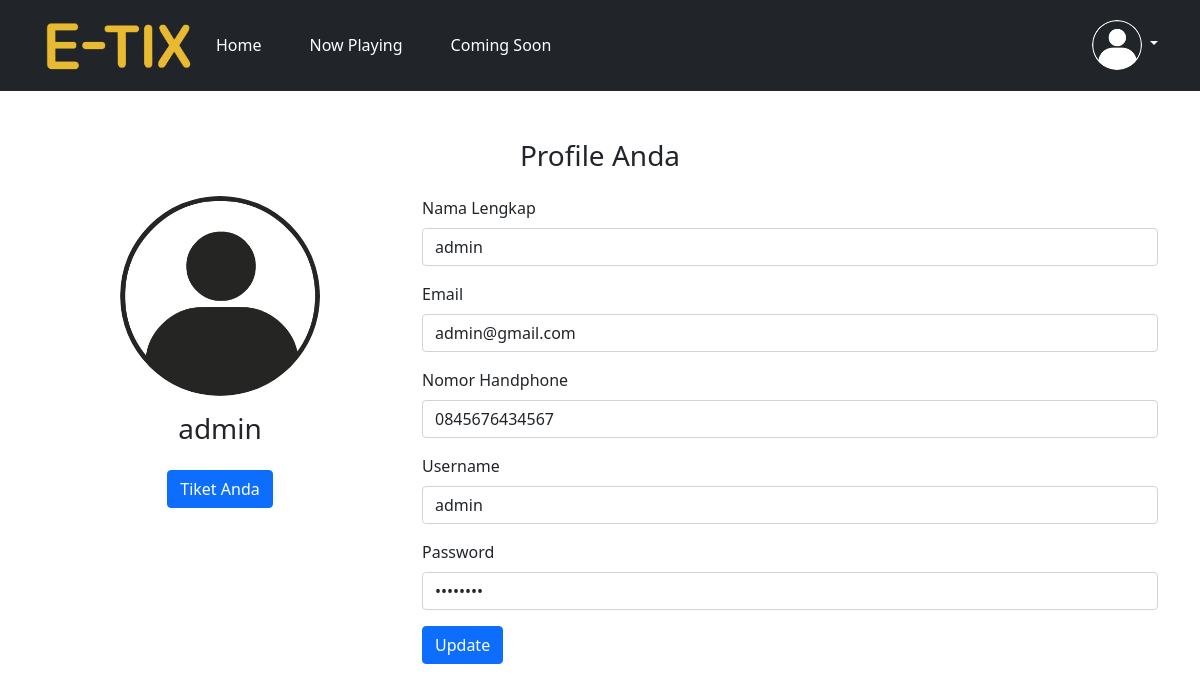
/admin/profile.php (signed in), run on the app's committed database.
### tables this page shows
CREATE TABLE `user` (
  `id_user` int(10) NOT NULL,
  `nama` varchar(50) NOT NULL,
  `no_kontak` varchar(13) NOT NULL,
  `email` varchar(50) NOT NULL,
  `username` varchar(25) NOT NULL,
  `password` varchar(20) NOT NULL,
  `level` varchar(10) NOT NULL
);

### admin/profile.php (the view, shortened to what this page needs)
<?php
include('../koneksi.php');
$currentuser = $_SESSION['username'];
$sql = "SELECT * FROM user WHERE username = ?";
$stmt = $koneksi->prepare($sql);
$stmt->bind_param("s", $currentuser);
$stmt->execute();
$result = $stmt->get_result();
$row = $result->fetch_assoc();
?>
<!doctype html>
<html lang="en">
<head>
  <link href="../assets/css/bootstrap.min.css" rel="stylesheet">
  <link rel="stylesheet" href="../assets/css/styles.css">
</head>
<body>
  <header class="p-2 bg-dark text-white sticky-top">
    <div class="container">
      <div class="d-flex flex-wrap align-items-center justify-content-center justify-content-lg-start">
        <a href="admin.php"><img src="../assets/image/logo.png" width="150px"></a>
        <ul class="nav col-12 col-lg-auto me-lg-auto mb-2 justify-content-center mb-md-0">
          <li><a href="admin.php" class="nav-link px-4 text-white">Home</a></li>
          <li><a href="#now" class="nav-link px-4 text-white">Now Playing</a></li>
          <li><a href="#soon" class="nav-link px-4 text-white">Coming Soon</a></li>
        </ul>
        <div class="dropdown text-end">
          <a href="#" class="d-block link-light text-decoration-none dropdown-toggle" id="dropdownUser1"
            data-bs-toggle="dropdown" aria-expanded="false">
            <img src="../assets/image/user.png" alt="mdo" width="50" height="50" class="rounded-circle">
          </a>
        </div>
      </div>
    </div>
  </header>
  <main>
    <div class="container mt-5">
      <h3 class="text-center">Profile Anda</h3>
      <div class="row mt-4">
        <div class="col-md-4 text-center">
          <img src="../assets/image/user2.png" alt="user" width="200" class="rounded-circle">
          <h3 class="mt-3"><?= htmlspecialchars($row['nama']); ?></h3>
          <a href="beli_tiket.php" class="btn btn-primary mt-3">Tiket Anda</a>
        </div>
        <div class="col-md-8">
          <form action="cek_update.php" method="POST">
            <div class="mb-3">
              <label for="nama" class="form-label">Nama Lengkap</label>
              <input type="text" class="form-control" id="nama" name="nama"
                value="<?= htmlspecialchars($row['nama']); ?>">
            </div>
            <div class="mb-3">
              <label for="email" class="form-label">Email</label>
              <input type="email" class="form-control" id="email" name="email"
                value="<?= htmlspecialchars($row['email']); ?>">
            </div>
            <div class="mb-3">
              <label for="no_kontak" class="form-label">Nomor Handphone</label>
              <input type="text" class="form-control" id="no_kontak" name="no_kontak"
                value="<?= htmlspecialchars($row['no_kontak']); ?>">
            </div>
            <div class="mb-3">
              <label for="username" class="form-label">Username</label>
              <input type="text" class="form-control" id="username" name="username"
                value="<?= htmlspecialchars($row['username']); ?>">
            </div>
            <div class="mb-3">
              <label for="password" class="form-label">Password</label>
              <input type="password" class="form-control" id="password" name="password"
                value="<?= htmlspecialchars($row['password']); ?>">
            </div>
            <button type="submit" class="btn btn-primary">Update</button>
          </form>
        </div>
      </div>
    </div>
  </main>
</body>
</html>

### data on the page
user: nama "admin", email "admin@gmail.com", no_kontak "0845676434567", username "admin"
